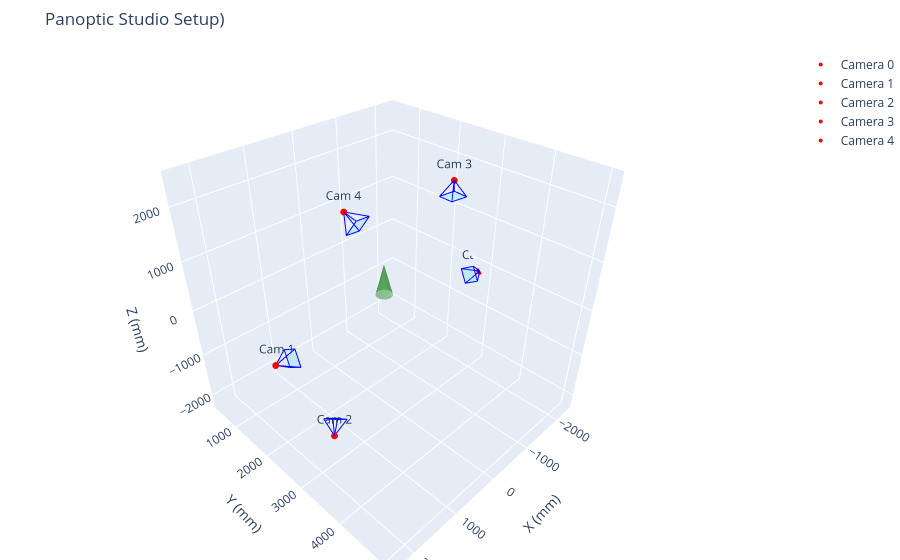

The notebook cell saved with this chart:
### Code cell
cameras_raw = read_calibration_raw('calibration_raw.json')
cameras_raw = modify_extrinsics(cameras_raw)
customized_sequence = convert_calibration_to_panoptic(cameras_raw, invert_extrinsics=True)
save_calibration_panoptic('calibration.json', customized_sequence)

cameras_panoptic = read_calibration_panoptic('calibration.json')
visualize_panoptic_setup(cameras_panoptic)

### Figure 1 — Plotly figure (JSON) as saved in the notebook; plotly's stock layout.template omitted (floating-point values rounded to 4 significant figures)
{"data": [{"line": {"color": "blue", "width": 2}, "mode": "lines", "showlegend": false, "type": "scatter3d", "x": [-2469.0, -2148.0], "y": [2736.0, 2934.0], "z": [-268.9, -270.7]}, {"line": {"color": "blue", "width": 2}, "mode": "lines", "showlegend": false, "type": "scatter3d", "x": [-2469.0, -2189.0], "y": [2736.0, 2774.0], "z": [-268.9, -18.22]}, {"line": {"color": "blue", "width": 2}, "mode": "lines", "showlegend": false, "type": "scatter3d", "x": [-2469.0, -2202.0], "y": [2736.0, 2476.0], "z": [-268.9, -209.7]}, {"line": {"color": "blue", "width": 2}, "mode": "lines", "showlegend": false, "type": "scatter3d", "x": [-2469.0, -2161.0], "y": [2736.0, 2636.0], "z": [-268.9, -462.2]}, {"line": {"color": "blue", "width": 2}, "mode": "lines", "showlegend": false, "type": "scatter3d", "x": [-2148.0, -2189.0, -2202.0, -2161.0, -2148.0], "y": [2934.0, 2774.0, 2476.0, 2636.0, 2934.0], "z": [-270.7, -18.22, -209.7, -462.2, -270.7]}, {"color": "cyan", "i": [0, 0], "j": [1, 2], "k": [2, 3], "name": "Cam 0 FOV", "opacity": 0.15, "type": "mesh3d", "x": [-2148.0, -2189.0, -2202.0, -2161.0], "y": [2934.0, 2774.0, 2476.0, 2636.0], "z": [-270.7, -18.22, -209.7, -462.2]}, {"marker": {"color": "red", "size": 4}, "mode": "markers+text", "name": "Camera 0", "text": ["Cam 0"], "textposition": "top center", "type": "scatter3d", "x": [-2469.0], "y": [2736.0], "z": [-268.9]}, {"line": {"color": "blue", "width": 2}, "mode": "lines", "showlegend": false, "type": "scatter3d", "x": [2467.0, 2155.0], "y": [2737.0, 2824.0], "z": [263.2, 449.4]}, {"line": {"color": "blue", "width": 2}, "mode": "lines", "showlegend": false, "type": "scatter3d", "x": [2467.0, 2188.0], "y": [2737.0, 2978.0], "z": [263.2, 202.9]}, {"line": {"color": "blue", "width": 2}, "mode": "lines", "showlegend": false, "type": "scatter3d", "x": [2467.0, 2189.0], "y": [2737.0, 2683.0], "z": [263.2, 18.9]}, {"line": {"color": "blue", "width": 2}, "mode": "lines", "showlegend": false, "type": "scatter3d", "x": [2467.0, 2156.0], "y": [2737.0, 2529.0], "z": [263.2, 265.4]}, {"line": {"color": "blue", "width": 2}, "mode": "lines", "showlegend": false, "type": "scatter3d", "x": [2155.0, 2188.0, 2189.0, 2156.0, 2155.0], "y": [2824.0, 2978.0, 2683.0, 2529.0, 2824.0], "z": [449.4, 202.9, 18.9, 265.4, 449.4]}, {"color": "cyan", "i": [0, 0], "j": [1, 2], "k": [2, 3], "name": "Cam 1 FOV", "opacity": 0.15, "type": "mesh3d", "x": [2155.0, 2188.0, 2189.0, 2156.0], "y": [2824.0, 2978.0, 2683.0, 2529.0], "z": [449.4, 202.9, 18.9, 265.4]}, {"marker": {"color": "red", "size": 4}, "mode": "markers+text", "name": "Camera 1", "text": ["Cam 1"], "textposition": "top center", "type": "scatter3d", "x": [2467.0], "y": [2737.0], "z": [263.2]}, {"line": {"color": "blue", "width": 2}, "mode": "lines", "showlegend": false, "type": "scatter3d", "x": [1473.0, 1430.0], "y": [2729.0, 2668.0], "z": [-2015.0, -1648.0]}, {"line": {"color": "blue", "width": 2}, "mode": "lines", "showlegend": false, "type": "scatter3d", "x": [1473.0, 1186.0], "y": [2729.0, 2765.0], "z": [-2015.0, -1778.0]}, {"line": {"color": "blue", "width": 2}, "mode": "lines", "showlegend": false, "type": "scatter3d", "x": [1473.0, 1188.0], "y": [2729.0, 2489.0], "z": [-2015.0, -1988.0]}, {"line": {"color": "blue", "width": 2}, "mode": "lines", "showlegend": false, "type": "scatter3d", "x": [1473.0, 1432.0], "y": [2729.0, 2392.0], "z": [-2015.0, -1858.0]}, {"line": {"color": "blue", "width": 2}, "mode": "lines", "showlegend": false, "type": "scatter3d", "x": [1430.0, 1186.0, 1188.0, 1432.0, 1430.0], "y": [2668.0, 2765.0, 2489.0, 2392.0, 2668.0], "z": [-1648.0, -1778.0, -1988.0, -1858.0, -1648.0]}, {"color": "cyan", "i": [0, 0], "j": [1, 2], "k": [2, 3], "name": "Cam 2 FOV", "opacity": 0.15, "type": "mesh3d", "x": [1430.0, 1186.0, 1188.0, 1432.0], "y": [2668.0, 2765.0, 2489.0, 2392.0], "z": [-1648.0, -1778.0, -1988.0, -1858.0]}, {"marker": {"color": "red", "size": 4}, "mode": "markers+text", "name": "Camera 2", "text": ["Cam 2"], "textposition": "top center", "type": "scatter3d", "x": [1473.0], "y": [2729.0], "z": [-2015.0]}, {"line": {"color": "blue", "width": 2}, "mode": "lines", "showlegend": false, "type": "scatter3d", "x": [-1465.0, -1422.0], "y": [2749.0, 3073.0], "z": [1998.0, 1816.0]}, {"line": {"color": "blue", "width": 2}, "mode": "lines", "showlegend": false, "type": "scatter3d", "x": [-1465.0, -1182.0], "y": [2749.0, 2992.0], "z": [1998.0, 1970.0]}, {"line": {"color": "blue", "width": 2}, "mode": "lines", "showlegend": false, "type": "scatter3d", "x": [-1465.0, -1162.0], "y": [2749.0, 2697.0], "z": [1998.0, 1784.0]}, {"line": {"color": "blue", "width": 2}, "mode": "lines", "showlegend": false, "type": "scatter3d", "x": [-1465.0, -1402.0], "y": [2749.0, 2778.0], "z": [1998.0, 1630.0]}, {"line": {"color": "blue", "width": 2}, "mode": "lines", "showlegend": false, "type": "scatter3d", "x": [-1422.0, -1182.0, -1162.0, -1402.0, -1422.0], "y": [3073.0, 2992.0, 2697.0, 2778.0, 3073.0], "z": [1816.0, 1970.0, 1784.0, 1630.0, 1816.0]}, {"color": "cyan", "i": [0, 0], "j": [1, 2], "k": [2, 3], "name": "Cam 3 FOV", "opacity": 0.15, "type": "mesh3d", "x": [-1422.0, -1182.0, -1162.0, -1402.0], "y": [3073.0, 2992.0, 2697.0, 2778.0], "z": [1816.0, 1970.0, 1784.0, 1630.0]}, {"marker": {"color": "red", "size": 4}, "mode": "markers+text", "name": "Camera 3", "text": ["Cam 3"], "textposition": "top center", "type": "scatter3d", "x": [-1465.0], "y": [2749.0], "z": [1998.0]}, {"line": {"color": "blue", "width": 2}, "mode": "lines", "showlegend": false, "type": "scatter3d", "x": [1001.0, 735.4], "y": [2739.0, 2992.0], "z": [2276.0, 2201.0]}, {"line": {"color": "blue", "width": 2}, "mode": "lines", "showlegend": false, "type": "scatter3d", "x": [1001.0, 999.7], "y": [2739.0, 3063.0], "z": [2276.0, 2090.0]}, {"line": {"color": "blue", "width": 2}, "mode": "lines", "showlegend": false, "type": "scatter3d", "x": [1001.0, 1000.0], "y": [2739.0, 2774.0], "z": [2276.0, 1904.0]}, {"line": {"color": "blue", "width": 2}, "mode": "lines", "showlegend": false, "type": "scatter3d", "x": [1001.0, 735.9], "y": [2739.0, 2702.0], "z": [2276.0, 2015.0]}, {"line": {"color": "blue", "width": 2}, "mode": "lines", "showlegend": false, "type": "scatter3d", "x": [735.4, 999.7, 1000.0, 735.9, 735.4], "y": [2992.0, 3063.0, 2774.0, 2702.0, 2992.0], "z": [2201.0, 2090.0, 1904.0, 2015.0, 2201.0]}, {"color": "cyan", "i": [0, 0], "j": [1, 2], "k": [2, 3], "name": "Cam 4 FOV", "opacity": 0.15, "type": "mesh3d", "x": [735.4, 999.7, 1000.0, 735.9], "y": [2992.0, 3063.0, 2774.0, 2702.0], "z": [2201.0, 2090.0, 1904.0, 2015.0]}, {"marker": {"color": "red", "size": 4}, "mode": "markers+text", "name": "Camera 4", "text": ["Cam 4"], "textposition": "top center", "type": "scatter3d", "x": [1001.0], "y": [2739.0], "z": [2276.0]}, {"color": "green", "i": [0, 1, 2, 3, 4, 5, 6, 7, 8, 9, 10, 11, 12, 13, 14, 15, 16, 17, 18], "j": [1, 2, 3, 4, 5, 6, 7, 8, 9, 10, 11, 12, 13, 14, 15, 16, 17, 18, 19], "k": [20, 20, 20, 20, 20, 20, 20, 20, 20, 20, 20, 20, 20, 20, 20, 20, 20, 20, 20], "name": "Z-Axis Pointer", "opacity": 0.4, "type": "mesh3d", "x": [349.8, 341.8, 318.5, 282.6, 237.8, 189.1, 141.8, 100.9, 70.85, 54.99, 54.99, 70.85, 100.9, 141.8, 189.1, 237.8, 282.6, 318.5, 341.8, 349.8, 201.4], "y": [2738.0, 2786.0, 2829.0, 2862.0, 2882.0, 2886.0, 2874.0, 2847.0, 2809.0, 2762.0, 2714.0, 2667.0, 2629.0, 2602.0, 2590.0, 2594.0, 2614.0, 2647.0, 2690.0, 2738.0, 2738.0], "z": [450.9, 450.9, 450.9, 450.9, 450.9, 450.9, 450.9, 450.9, 450.9, 450.9, 450.9, 450.9, 450.9, 450.9, 450.9, 450.9, 450.9, 450.9, 450.9, 450.9, 1045.0]}], "layout": {"margin": {"b": 0, "l": 0, "r": 0, "t": 50}, "scene": {"aspectmode": "cube", "xaxis": {"range": [-2469.0, 2467.0], "title": {"text": "X (mm)"}}, "yaxis": {"range": [264.5, 5200.0], "title": {"text": "Y (mm)"}}, "zaxis": {"range": [-2337.0, 2599.0], "title": {"text": "Z (mm)"}}}, "title": {"text": "Panoptic Studio Setup)"}}}
